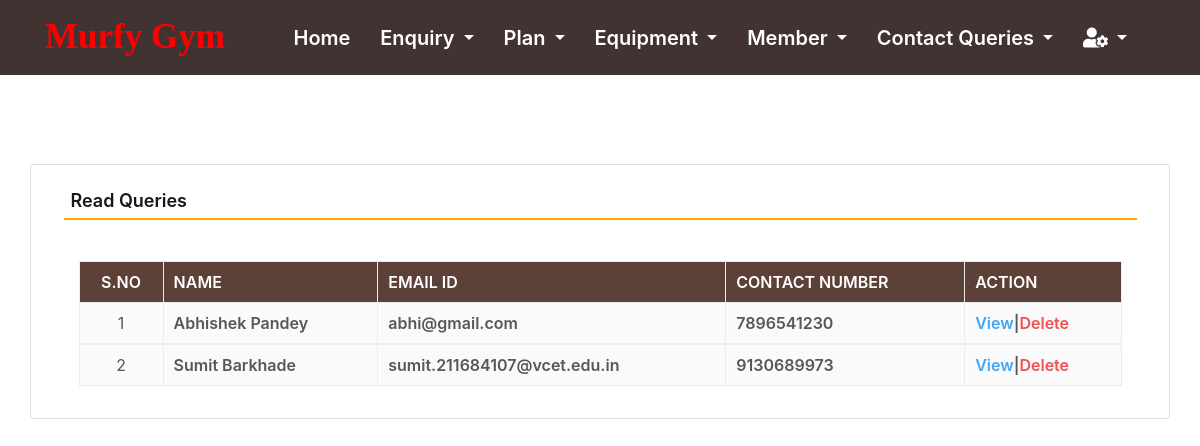
Screenshot of /read_queries (signed in) with the database file from the repository.
### gym/models.py (models this page shows, shortened)
class Contact(models.Model):
    name = models.CharField(max_length=100, null=True)
    emailid = models.CharField(max_length=50, null=True)
    contact = models.CharField(max_length=15, null=True)
    subject = models.CharField(max_length=100, null=True)
    message = models.CharField(max_length=300, null=True)
    msgdate = models.DateField(null=True)
    isread = models.CharField(max_length=10,null=True)

### gym/views.py (the view)
# urls.py: path('read_queries', read_queries, name='read_queries'),
def read_queries(request):
    if not request.user.is_authenticated:
        return redirect('admin_login')
    contact = Contact.objects.filter(isread="yes")
    return render(request,'read_queries.html', locals())

### gym/templates/read_queries.html (shortened to what this page needs)
{% include 'admin_nav.html' %}
{% load static %}
{% block main %}
<html lang="en" class="no-focus">
 <link rel="stylesheet" id="css-main" href="{% static 'css1/codebase.min.css' %}">
 <br><br><br><br>
	<div class="container card shadow mt-5">
		<div class="card-body">
			<h5 class="p-2" style="border-bottom: 2px solid orange">Read Queries</h5>
             <br>
			<div class="container-fluid">
                          <table id="example" class="table table-striped table-bordered" style="width:100%">
                                <thead class="text-white" style="background-color : #5d4037;">
                                    <tr>
                                        <th class="text-center">S.No</th>
                                        <th class="d-none d-sm-table-cell">Name</th>
                                        <th class="d-none d-sm-table-cell">Email ID</th>
                                        <th class="d-none d-sm-table-cell">Contact Number</th>
                                        <th class="d-none d-sm-table-cell" style="width: 15%;">Action</th>
                                    </tr>
                                </thead>
                                {% for i in contact %}
                                <tbody>
                                    <tr>
                                        <td class="text-center">{{forloop.counter}}</td>
                                        <td class="font-w600">{{i.name}}</td>
                                        <td class="font-w600">{{i.emailid}}</td>
                                        <td class="font-w600">{{i.contact}}</td>
                                        <td class="font-w600"><a href="{% url 'view_queries' i.id %}" class="text-primary">View</a>|<a href="{% url 'delete_contact' i.id %}" class="text-danger" onclick="return confirm('Are you sure to delete this Queries ?')">Delete</a></td>
                                    </tr>
                                        {% endfor %}
                                </tbody>
                          </table>
				</div>
			</div>
		</div>
        <link rel="stylesheet" href="https://use.fontawesome.com/releases/v5.6.3/css/all.css">
 </html>
{% endblock %}

### rows the page displays
Contact: name "Abhishek Pandey", emailid "abhi@gmail.com", contact "7896541230"
Contact: name "Sumit Barkhade", emailid "sumit.211684107@vcet.edu.in", contact "9130689973"
